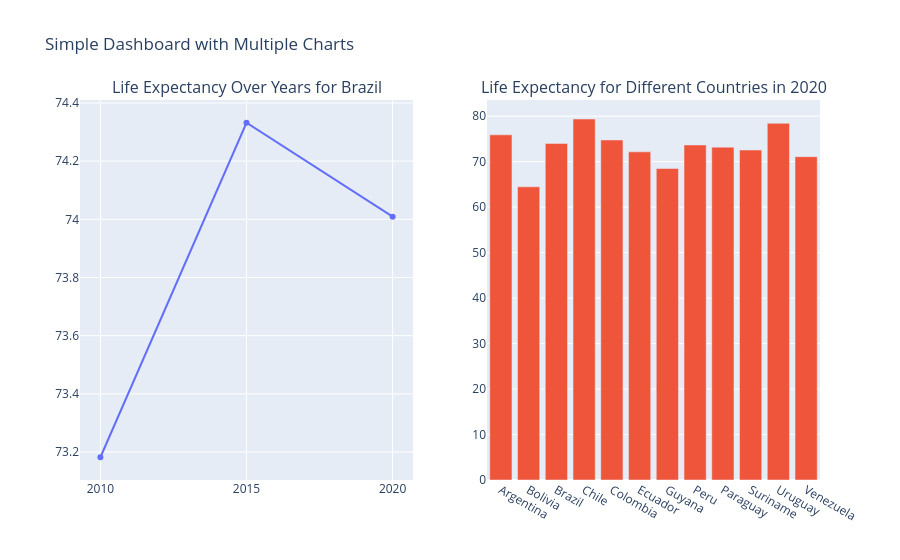

Notebook source saved alongside this figure:
### Markdown cell above
### Designing a Simple Dashboard

### Code cell
# Filter data for the year 2020
data_2020 = populations[populations['year'] == 2020]

# Create a subplot figure with 1 row and 2 columns
fig = make_subplots(
  rows=1, cols=2, 
  subplot_titles=('Life Expectancy Over Years for Brazil', 
                  'Life Expectancy for Different Countries in 2020'));

# Line chart of Life Expectancy for Brazil
bra_data = populations[populations['country_code'] == 'BRA']
line_chart = go.Scatter(x=bra_data['year'], y=bra_data['life_expectancy'], 
                        mode='lines+markers', name='Brazil')
fig.add_trace(line_chart, row=1, col=1);

# Bar chart of Life Expectancy for South American countries in 2020
south_american_data_2020 = data_2020[data_2020['continent'] == 'South America']
bar_chart = go.Bar(x=south_american_data_2020['country'], 
                   y=south_american_data_2020['life_expectancy'], name='2020')
fig.add_trace(bar_chart, row=1, col=2);

# Update layout to add a title and hide the legend
fig.update_layout(title_text='Simple Dashboard with Multiple Charts', 
                  showlegend=False);
fig.show()

### Figure 1 — Plotly figure (JSON) as saved in the notebook; plotly's stock layout.template omitted (floating-point values rounded to 4 significant figures)
{"data": [{"mode": "lines+markers", "name": "Brazil", "type": "scatter", "x": [2010, 2015, 2020], "xaxis": "x", "y": [73.18, 74.33, 74.01], "yaxis": "y"}, {"name": "2020", "type": "bar", "x": ["Argentina", "Bolivia", "Brazil", "Chile", "Colombia", "Ecuador", "Guyana", "Peru", "Paraguay", "Suriname", "Uruguay", "Venezuela"], "xaxis": "x2", "y": [75.89, 64.47, 74.01, 79.38, 74.77, 72.15, 68.49, 73.67, 73.18, 72.56, 78.43, 71.09], "yaxis": "y2"}], "layout": {"annotations": [{"font": {"size": 16}, "showarrow": false, "text": "Life Expectancy Over Years for Brazil", "x": 0.225, "xanchor": "center", "xref": "paper", "y": 1, "yanchor": "bottom", "yref": "paper"}, {"font": {"size": 16}, "showarrow": false, "text": "Life Expectancy for Different Countries in 2020", "x": 0.775, "xanchor": "center", "xref": "paper", "y": 1, "yanchor": "bottom", "yref": "paper"}], "showlegend": false, "title": {"text": "Simple Dashboard with Multiple Charts"}, "xaxis": {"anchor": "y", "domain": [0, 0.45]}, "xaxis2": {"anchor": "y2", "domain": [0.55, 1]}, "yaxis": {"anchor": "x", "domain": [0, 1]}, "yaxis2": {"anchor": "x2", "domain": [0, 1]}}}
